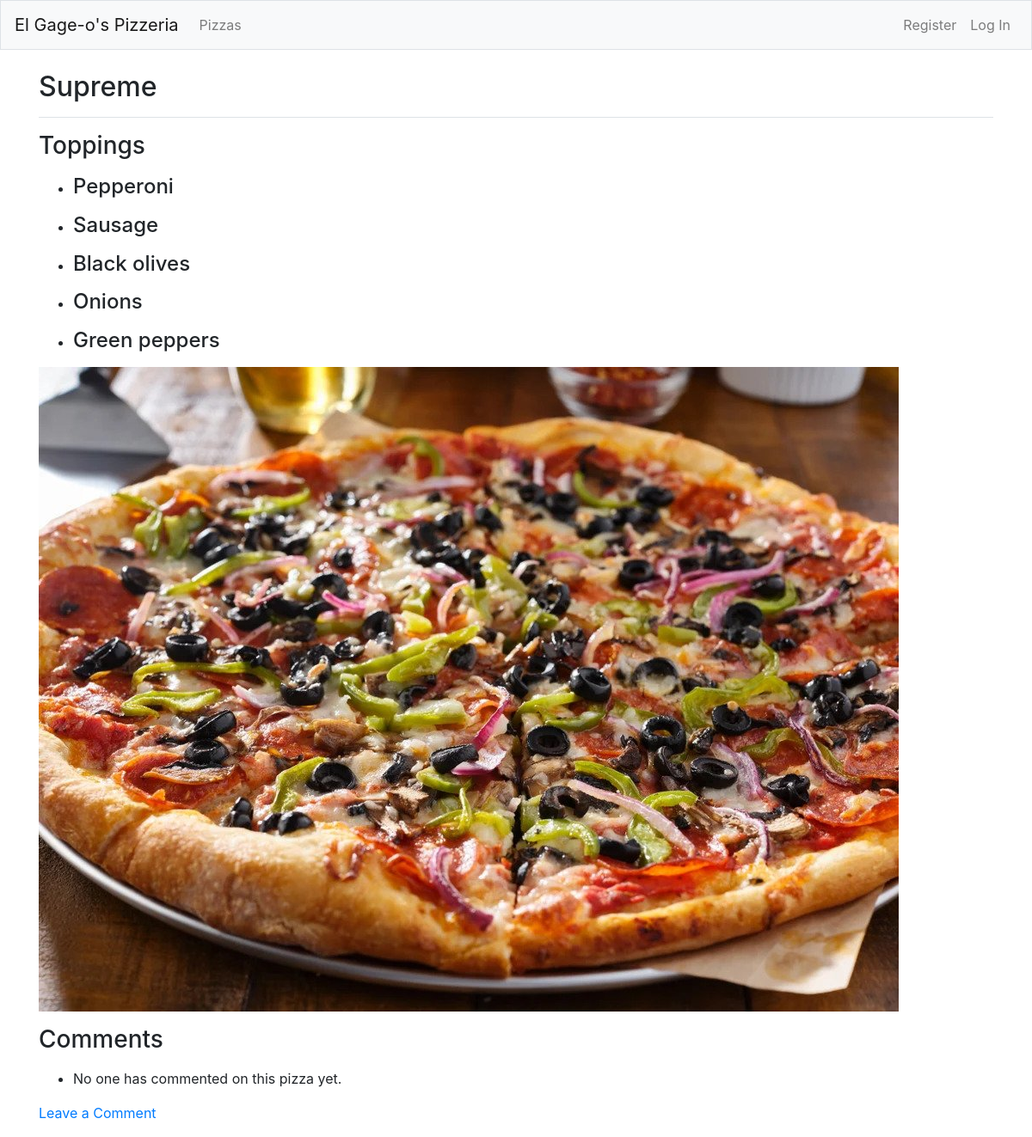
The app's page /pizzas/3/, older data.
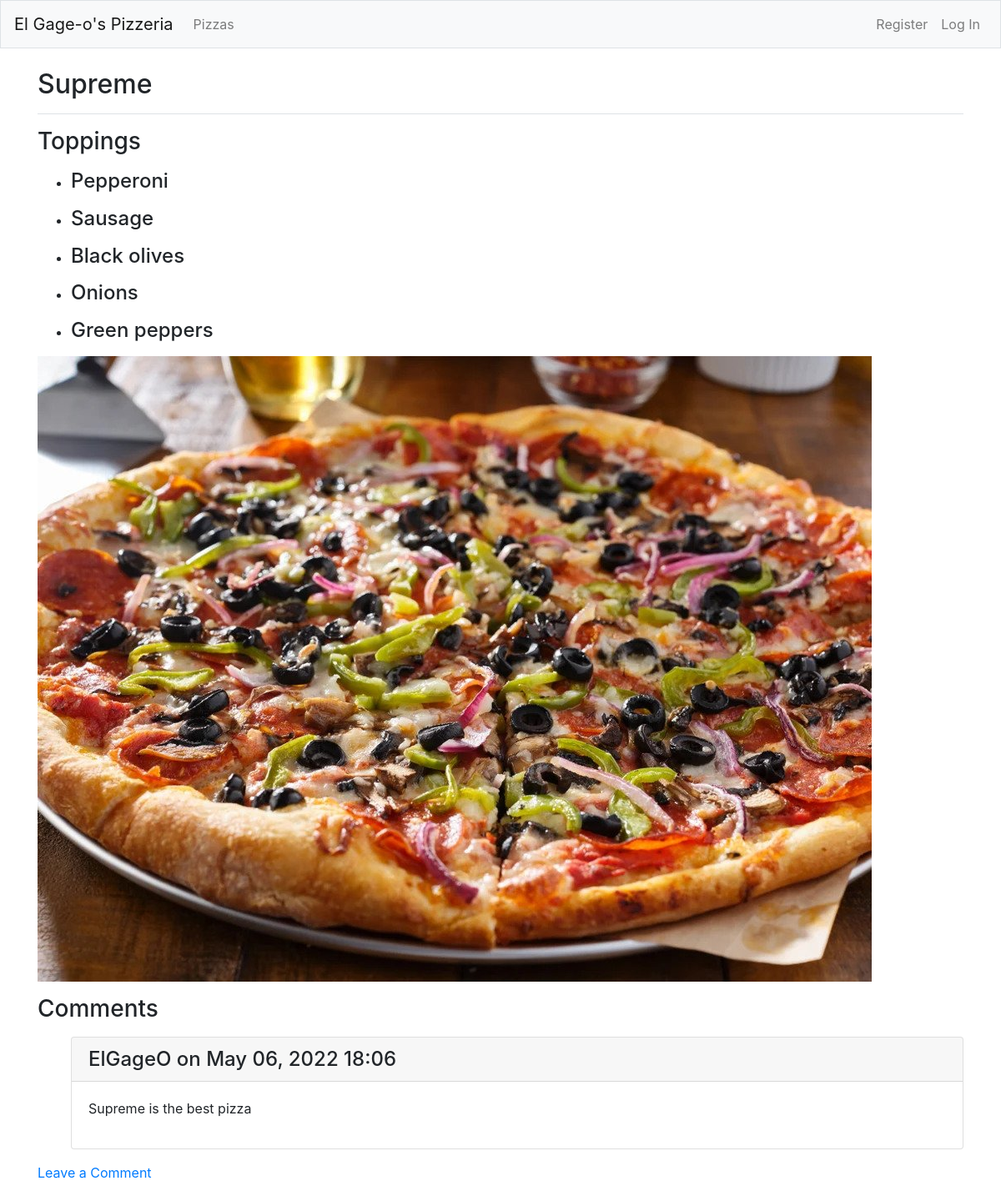
The same page, newer data.
### pizzas/models.py (models this page shows, shortened)
class Pizza(models.Model):
    pizza_name = models.CharField(max_length = 50)
    picture = models.ImageField(upload_to = 'img', null = True, blank = True)
    def __str__(self):
        return self.pizza_name

class Topping(models.Model):
    pizza = models.ForeignKey(Pizza, on_delete = models.CASCADE)
    topping_name = models.CharField(max_length = 50)

class Comment(models.Model):
    pizza = models.ForeignKey(Pizza, on_delete = models.CASCADE)
    text = models.TextField()
    date_added = models.DateTimeField(auto_now_add = True)
    owner = models.ForeignKey(User, on_delete = models.CASCADE)

### pizzas/views.py (the view)
# urls.py: path('pizzas/<int:pizza_id>/', views.pizza, name = 'pizza'),
def pizza(request, pizza_id):
    pizza = Pizza.objects.get(id = pizza_id)
    toppings = pizza.topping_set.all().order_by('pizza')
    comments = pizza.comment_set.all().order_by('-date_added')
    picture = Pizza.picture
    context = {'pizza': pizza, 'toppings':toppings, 'comments': comments, 'picture': picture}
    return render(request, 'pizzas/pizza.html', context)

### pizzas/templates/pizzas/pizza.html
{% extends "pizzas/base.html" %}
{% block page_header %}
    <h2>{{ pizza }}</h2>
{% endblock page_header %}
{% block content %}
<p><h3>Toppings</h3></p>
<ul>
    {% for t in toppings %}
    <li>
        <p><h4>{{ t.topping_name }}</h4></p>
    </li>
    {% empty %}
        <li><h4>This pizza has no toppings.</h4></li>
    {% endfor %}
</ul>
<p>
    <img src="{{ pizza.picture.url }}">
</p>
<p><h3>Comments</h3></p>
<ul>
    {% for c in comments %}
        <div class="card mb-3">
            <h4 class="card-header">
                {{ c.owner }} on {{ c.date_added|date:'M d, Y H:i' }}
            </h4>
            <div class="card-body">
                {{ c.text|linebreaks }}
            </div>
        </div>
    {% empty %}
        <li>No one has commented on this pizza yet.</li>
    {% endfor %}
</ul>
<p>
    {% if user.is_authenticated %}
        <a href="{% url 'pizzas:new_comment' pizza.id %}">Leave a Comment</a>
    {% else %}
        <a href="{% url 'users:login' %}">Leave a Comment</a>
    {% endif %}
</p>
{% endblock content %}

### pizzas/templates/pizzas/base.html (shortened to what this page needs)
{% load bootstrap4 %}
<!doctype html>
<html lang="en">
<head>
    {% bootstrap_css %}
</head>
<body>
    <nav class="navbar navbar-expand-md navbar-light bg-light mb-4 border">
        <a class="navbar-brand" href="{% url 'pizzas:index'%}">El Gage-o's Pizzeria</a>
        <div class="collapse navbar-collapse" id="navbarCollapse">
            <ul class="navbar-nav mr-auto">
                <li class="nav-item">
                <a class="nav-link" href="{% url 'pizzas:pizzas'%}">Pizzas</a></li>
            </ul>
            <ul class="navbar-nav ml-auto">
                {% if user.is_authenticated %}
                  <li class="nav-item">
                    <span class="navbar-text"}">Hello, {{ user.username }}.</span>
                  </li>
                  <li class="nav-item">
                    <a class="nav-link" href="{% url 'users:logout' %}">Log Out</a>
                  </li>
                {% else %}
                  <li class="nav-item">
                    <a class="nav-link" href="{% url 'users:register' %}">Register</a>
                  </li>
                  <li class="nav-item">
                    <a class="nav-link" href="{% url 'users:login' %}">Log In</a></li>
                {% endif %}
              </ul>
            </div>
    </nav>
    <main role="main" class="container">
        <div class="pb-2 mb-2 border-bottom">
            {% block page_header %}{% endblock page_header %}
        </div>
        <div>
            {% block content %}{% endblock content %}
        </div>
    </main>
</body>
</html>

Row changes from the older to the newer data that the page shows:
added Comment: owner "ElGageO", date_added "May 06, 2022 18:06", text "Supreme is the best pizza"
Text that changed along with them:
text no longer shown: "No one has commented on this pizza yet."
